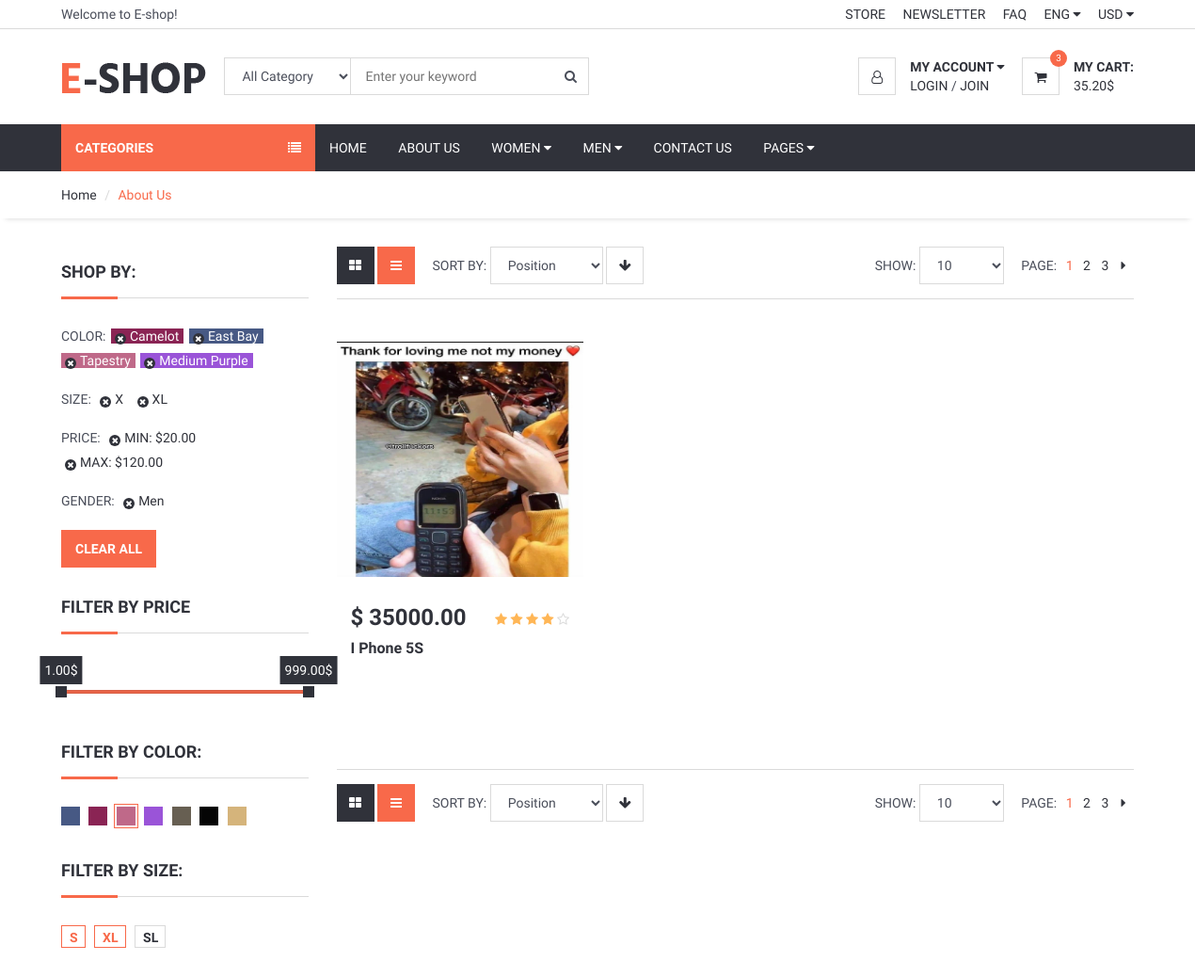
Page /category/11/I-phone (upper part) on the earlier database version.
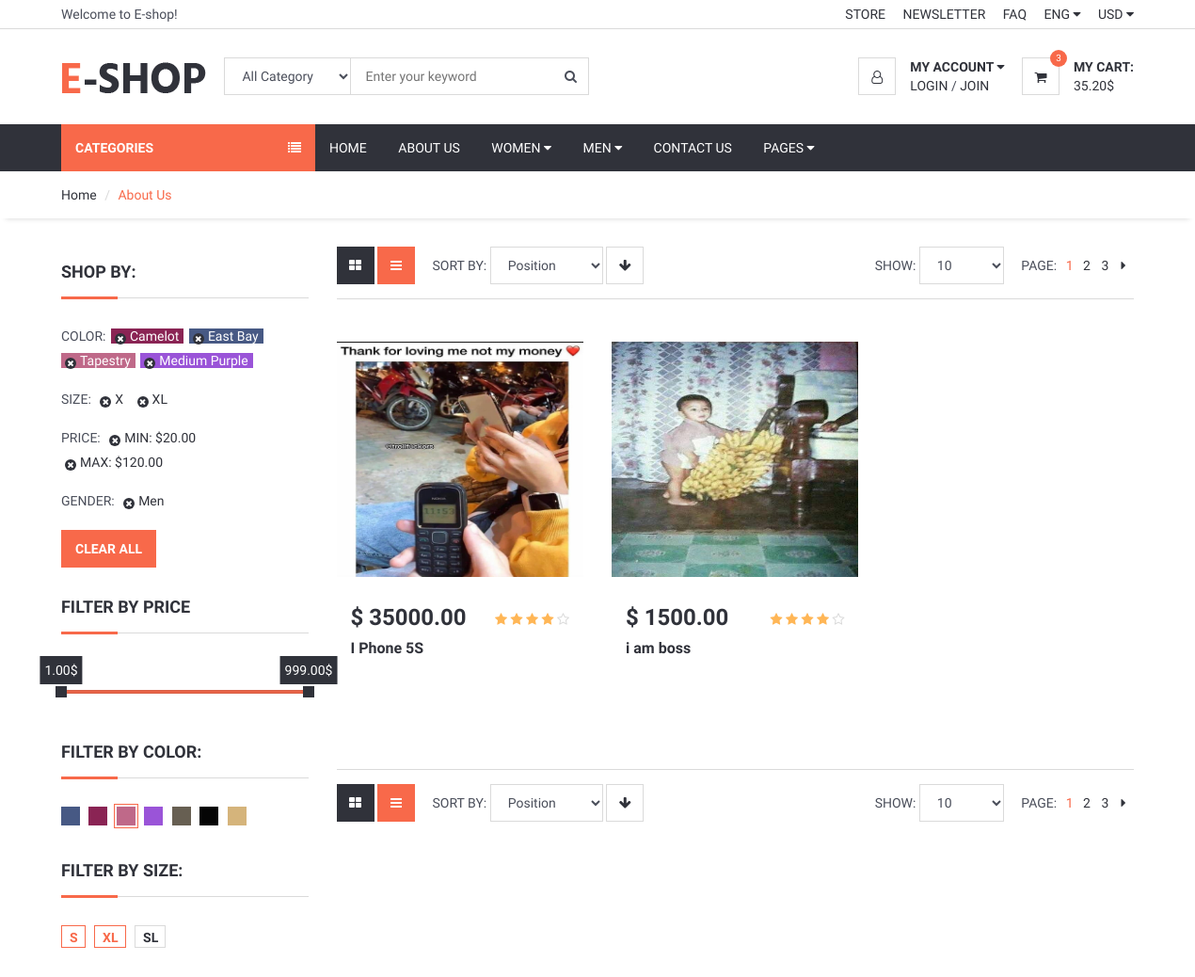
Same page on the later database version.
### product/models.py (models this page shows, shortened)
class Product(models.Model):
    STATUS = (
        ('True', 'True'),
        ('False', 'False'),
    )
    title = models.CharField(max_length=150)
    keywords = models.CharField(max_length=200)
    category = models.ForeignKey(Category , on_delete=models.CASCADE)
    description = models.TextField()
    image = models.ImageField(upload_to='product_image/')
    price = models.DecimalField(max_digits=12, decimal_places=2)
    amount = models.IntegerField()
    minamount=models.IntegerField()
    detail = RichTextUploadingField()
    slug = models.SlugField(null=False, unique=True)
    status = models.CharField(max_length=5,choices=STATUS)
    create_at = models.DateTimeField(auto_now_add=True)
    update_at = models.DateTimeField(auto_now=True)
    def image_tag(self):
        return mark_safe('<img src="{}" height="50"/>'.format(self.image.url))
    image_tag.short_description = 'Image'

### home/views.py (the view)
# urls.py: path('category/<int:id>/<slug:slug>', views.category_products, name='category_products'),
def category_products(request, id, slug):
    category = Category.objects.all()
    products = Product.objects.filter(category_id=id)
    setting = Setting.objects.get(pk=1)
    context = {'products': products, 'category': category, 'setting': setting}
    return render(request, 'category_products.html', context)

### home/templates/category_products.html (shortened to what this page needs)
{% extends 'homebase.html' %}
{% block sidebar %} {% include 'sidebar.html' %} {% endblock %}
{% block body %}
	<div id="breadcrumb">
		<div class="container">
			<ul class="breadcrumb">
                <li><a href="{% url 'index' %}">Home</a></li>
                <li class="active">About Us</li>
			</ul>
		</div>
	</div>
	<div class="section">
		<div class="container">
			<div class="row">
				<div id="aside" class="col-md-3">
					<div class="aside">
						<h3 class="aside-title">Shop by:</h3>
						<ul class="filter-list">
							<li><span class="text-uppercase">color:</span></li>
							<li><a href="#" style="color:#FFF; background-color:#8A2454;">Camelot</a></li>
							<li><a href="#" style="color:#FFF; background-color:#475984;">East Bay</a></li>
							<li><a href="#" style="color:#FFF; background-color:#BF6989;">Tapestry</a></li>
							<li><a href="#" style="color:#FFF; background-color:#9A54D8;">Medium Purple</a></li>
						</ul>
						<ul class="filter-list">
							<li><span class="text-uppercase">Size:</span></li>
							<li><a href="#">X</a></li>
							<li><a href="#">XL</a></li>
						</ul>
						<ul class="filter-list">
							<li><span class="text-uppercase">Price:</span></li>
							<li><a href="#">MIN: $20.00</a></li>
							<li><a href="#">MAX: $120.00</a></li>
						</ul>
						<ul class="filter-list">
							<li><span class="text-uppercase">Gender:</span></li>
							<li><a href="#">Men</a></li>
						</ul>
						<button class="primary-btn">Clear All</button>
					</div>
					<div class="aside">
						<h3 class="aside-title">Filter by Price</h3>
						<div id="price-slider"></div>
					</div>
					<div class="aside">
						<h3 class="aside-title">Filter By Color:</h3>
						<ul class="color-option">
							<li><a href="#" style="background-color:#475984;"></a></li>
							<li><a href="#" style="background-color:#8A2454;"></a></li>
							<li class="active"><a href="#" style="background-color:#BF6989;"></a></li>
							<li><a href="#" style="background-color:#9A54D8;"></a></li>
							<li><a href="#" style="background-color:#675F52;"></a></li>
							<li><a href="#" style="background-color:#050505;"></a></li>
							<li><a href="#" style="background-color:#D5B47B;"></a></li>
						</ul>
					</div>
					<div class="aside">
						<h3 class="aside-title">Filter By Size:</h3>
						<ul class="size-option">
							<li class="active"><a href="#">S</a></li>
							<li class="active"><a href="#">XL</a></li>
							<li><a href="#">SL</a></li>
						</ul>
					</div>
				</div>
				<div id="main" class="col-md-9">
					<div class="store-filter clearfix">
						<div class="pull-left">
							<div class="row-filter">
								<a href="#"><i class="fa fa-th-large"></i></a>
								<a href="#" class="active"><i class="fa fa-bars"></i></a>
							</div>
							<div class="sort-filter">
								<span class="text-uppercase">Sort By:</span>
								<select class="input">
										<option value="0">Position</option>
									</select>
								<a href="#" class="main-btn icon-btn"><i class="fa fa-arrow-down"></i></a>
							</div>
						</div>
						<div class="pull-right">
							<div class="page-filter">
								<span class="text-uppercase">Show:</span>
								<select class="input">
										<option value="0">10</option>
									</select>
							</div>
							<ul class="store-pages">
								<li><span class="text-uppercase">Page:</span></li>
								<li class="active">1</li>
								<li><a href="#">2</a></li>
								<li><a href="#">3</a></li>
								<li><a href="#"><i class="fa fa-caret-right"></i></a></li>
							</ul>
						</div>
					</div>
					<div id="store">
						<div class="row">
                            {% for product in products %}
							<div class="col-md-4 col-sm-6 col-xs-6">
								<div class="product product-single">
									<div class="product-thumb">
										<img src="{{ product.image.url }}" alt="" style="height: 250px;">
									</div>
									<div class="product-body">
										<h3 class="product-price">$ {{ product.price }}</h3>
										<div class="product-rating">
											<i class="fa fa-star"></i>
											<i class="fa fa-star"></i>
											<i class="fa fa-star"></i>
											<i class="fa fa-star"></i>
											<i class="fa fa-star-o empty"></i>
										</div>
										<h2 class="product-name"><a href="#">{{ product.title }}</a></h2>
									</div>
								</div>
                            </div>
                            {% endfor %}
						</div>
					</div>
					<div class="store-filter clearfix">
						<div class="pull-left">
							<div class="row-filter">
								<a href="#"><i class="fa fa-th-large"></i></a>
								<a href="#" class="active"><i class="fa fa-bars"></i></a>
							</div>
							<div class="sort-filter">
								<span class="text-uppercase">Sort By:</span>
								<select class="input">
										<option value="0">Position</option>
									</select>
								<a href="#" class="main-btn icon-btn"><i class="fa fa-arrow-down"></i></a>
							</div>
						</div>
						<div class="pull-right">
							<div class="page-filter">
								<span class="text-uppercase">Show:</span>
								<select class="input">
										<option value="0">10</option>
									</select>
							</div>
							<ul class="store-pages">
								<li><span class="text-uppercase">Page:</span></li>
								<li class="active">1</li>
								<li><a href="#">2</a></li>
								<li><a href="#">3</a></li>
								<li><a href="#"><i class="fa fa-caret-right"></i></a></li>
							</ul>
						</div>
					</div>
				</div>
			</div>
		</div>
	</div>
{% endblock  %}

### home/templates/homebase.html (shortened to what this page needs)
{% load static %}
<!DOCTYPE html>
<html lang="en">
<head>
	<link type="text/css" rel="stylesheet" href="{% static 'css/bootstrap.min.css' %}"/>
	<link type="text/css" rel="stylesheet" href="{% static 'css/slick.css' %}" />
	<link type="text/css" rel="stylesheet" href="{% static 'css/slick-theme.css' %}" />
	<link type="text/css" rel="stylesheet" href="{% static 'css/nouislider.min.css' %}" />
	<link rel="stylesheet" href="{% static 'css/font-awesome.min.css' %}">
    <link type="text/css" rel="stylesheet" href="{% static 'css/style.css' %}" />
	<link rel="stylesheet" href="https://ajax.googleapis.com/ajax/libs/jqueryui/1.11.4/themes/smoothness/jquery-ui.css">
</head>
<body>
    {% include "header.html" %}
    {% block sidebar %} {% endblock %}
    {% block body %} {% endblock %}
	{% include 'footer.html' %}
</body>
</html>

### home/templates/header.html (shortened to what this page needs)
{% load static %}
	<header>
		<div id="top-header">
			<div class="container">
				<div class="pull-left">
					<span>Welcome to E-shop!</span>
				</div>
				<div class="pull-right">
					<ul class="header-top-links">
						<li><a href="#">Store</a></li>
						<li><a href="#">Newsletter</a></li>
						<li><a href="#">FAQ</a></li>
						<li class="dropdown default-dropdown">
							<a class="dropdown-toggle" data-toggle="dropdown" aria-expanded="true">ENG <i class="fa fa-caret-down"></i></a>
						</li>
						<li class="dropdown default-dropdown">
							<a class="dropdown-toggle" data-toggle="dropdown" aria-expanded="true">USD <i class="fa fa-caret-down"></i></a>
						</li>
					</ul>
				</div>
			</div>
		</div>
		<div id="header">
			<div class="container">
				<div class="pull-left">
					<div class="header-logo">
						<a class="logo" href="#">
							<img src="{% static 'img/logo.png' %}" alt="">
						</a>
					</div>
					<div class="header-search">
						<form action="/search/" method="POST">
							<input id="query" name="query" class="input search-input" type="text" placeholder="Enter your keyword">
							<select name="catid" class="input search-categories">
								<option value="0">All Category</option>
								{% load mptt_tags %}
							</select>
							<button class="search-btn"><i class="fa fa-search"></i></button>
						</form>
					</div>
				</div>
				<div class="pull-right">
					<ul class="header-btns">
						<li class="header-account dropdown default-dropdown">
							<div class="dropdown-toggle" role="button" data-toggle="dropdown" aria-expanded="true">
								<div class="header-btns-icon">
									<i class="fa fa-user-o"></i>
								</div>
								<strong class="text-uppercase">My Account <i class="fa fa-caret-down"></i></strong>
							</div>
							<a href="#" class="text-uppercase">Login</a> / <a href="#" class="text-uppercase">Join</a>
						</li>
						<li class="header-cart dropdown default-dropdown">
							<a class="dropdown-toggle" data-toggle="dropdown" aria-expanded="true">
								<div class="header-btns-icon">
									<i class="fa fa-shopping-cart"></i>
									<span class="qty">3</span>
								</div>
								<strong class="text-uppercase">My Cart:</strong>
								<br>
								<span>35.20$</span>
							</a>
						</li>
					</ul>
				</div>
			</div>
		</div>
	</header>

### home/templates/sidebar.html (shortened to what this page needs)
{% load static %}
<div id="navigation">
    <div class="container">
        <div id="responsive-nav">
            {% if page %}
                <div class="category-nav">
             {% else %}
                <div class="category-nav show-on-click">
            {% endif %}
                <span class="category-header">Categories <i class="fa fa-list"></i></span>
                <!-- {% load mptt_tags %}
                {% load mptt_tags %}
            </div>
            <div class="menu-nav">
                <ul class="menu-list">
                    <li><a href="/">Home</a></li>
                    <li><a href="/about">About Us</a></li>
                    <li class="dropdown mega-dropdown"><a class="dropdown-toggle" data-toggle="dropdown" aria-expanded="true">Women <i class="fa fa-caret-down"></i></a>
                    </li>
                    <li class="dropdown mega-dropdown full-width"><a class="dropdown-toggle" data-toggle="dropdown" aria-expanded="true">Men <i class="fa fa-caret-down"></i></a>
                    </li>
                    <li><a href="/contact">Contact Us</a></li>
                    <li class="dropdown default-dropdown"><a class="dropdown-toggle" data-toggle="dropdown" aria-expanded="true">Pages <i class="fa fa-caret-down"></i></a>
                    </li>
                </ul>
            </div>
        </div>
    </div>
</div>

### home/templates/footer.html (shortened to what this page needs)
{% load static %}
</body>
</html>

Differences in the rows shown:
added Product: image (picture), price "1500.00", title "i am boss"
